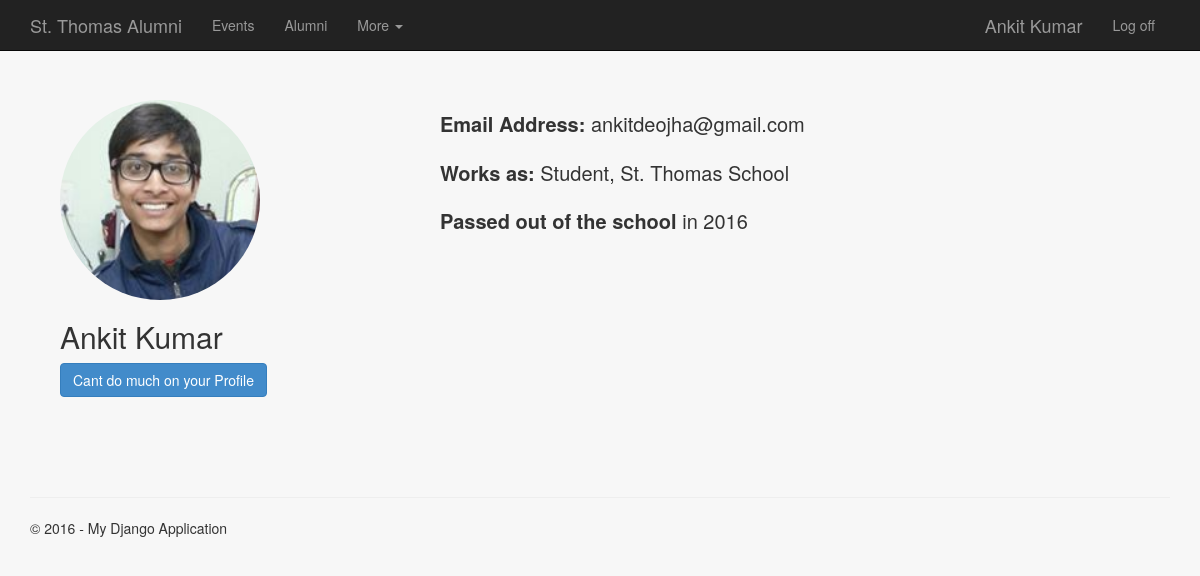
Screenshot of /profile/ankitkumar (signed in) with the database file from the repository.
### app/models.py (models this page shows, shortened)
class Alumnus(models.Model):
    class Meta:
        verbose_name_plural = "Alumni"
    user = models.OneToOneField(User, on_delete=models.CASCADE)
    jobtitle = models.CharField(max_length=50)
    workplace = models.CharField(max_length=100)
    batch = models.IntegerField()
    picture = models.ImageField(upload_to='profile/', default='profile/_defaultavatar.png')

### app/views.py (the view)
# urls.py: url(r'^profile/(?P<username>\w*)/?$', app.views.profile),
def profile(request, username):
    assert isinstance(request, HttpRequest)
    if(username == ""): person = request.user
    else: person = User.objects.get(username=username)
    displaying = Alumnus.objects.get(user=person)
    befriender = Alumnus.objects.get(user = request.user)
    befriendee = Alumnus.objects.get(user = person)
    if(Circle.objects.filter(user=befriender, friend=befriendee).count() != 0): status = 'Friends'
    elif(request.user == person): status = 'Self'
    else: status = 'Unconnected'
    return render(
        request,
        'app/profile.html',
        {
            'title':'Alumni List',
            'data':displaying,
            'friends':Circle.objects.filter(user=displaying).only('friend'),
            'year':datetime.now().year,
            'status':status,
        }
    )

### app/templates/app/profile.html (shortened to what this page needs)
{% extends "app/layout.html" %}
{% block content %}
{% load staticfiles %}
<div style="padding: 30px;">
    <div class="row">
        <div class="col-md-4">
            <img src="{{ data.picture.url }}" height="200" width="200" class="img-circle" />
            <h2>{{ data.user.first_name }} {{ data.user.last_name }}</h2>
            {% if status == 'Unconnected' %}
                <a href="/actions/befriend/{{ data.user.username }}" class="btn btn-primary">
                    Add to Friends List
                </a>
            {% elif status == 'Friends' %}
                <a href="/actions/unfriend/{{ data.user.username }}" class="btn btn-primary">
                    Remove to Friends List
                </a>
            {% elif status == 'Self' %}
                <a href="/actions/befriend/{{ data.user.username }}" class="btn btn-primary">
                    Cant do much on your Profile
                </a>
            {% endif %}
        </div>
        <div class="col-md-8">
            <div class="profile-item">
                <strong>Email Address: </strong>{{ data.user.email }}
            </div>
            <div class="profile-item">
                <strong>Works as: </strong>{{ data.jobtitle }}, {{ data.workplace }}
            </div>
            <div class="profile-item">
                <strong>Passed out of the school</strong> in {{ data.batch }}
             </div>
        </div>
    </div>
</div>
{% endblock %}

### app/templates/app/loginpartial.html (shortened to what this page needs)
{% if user.is_authenticated %}
<form id="logoutForm" action="/logout" method="post" class="navbar-right">
    <ul class="nav navbar-nav navbar-right">
        <li><span class="navbar-brand">{{ user.first_name }} {{ user.last_name }}</span></li>
        <li><a href="javascript:document.getElementById('logoutForm').submit()">Log off</a></li>
    </ul>
</form>
{% else %}
<ul class="nav navbar-nav navbar-right">
    <li><a href="{% url 'login' %}">Log in</a></li>
</ul>
{% endif %}

### app/static/app/content/site.css (style rules this page uses)
div.navbar form { margin-bottom: 0; }
div.profile-item { padding: 10px; font-size: 20px; }

### rows the page displays
Alumnus: picture (picture), user.first_name "Ankit", user.last_name "Kumar", user.email "ankitdeojha@gmail.com", jobtitle "Student", workplace "St. Thomas School", batch "2016"

### other values shown
{{ user.first_name }} "Ankit"
{{ user.last_name }} "Kumar"
